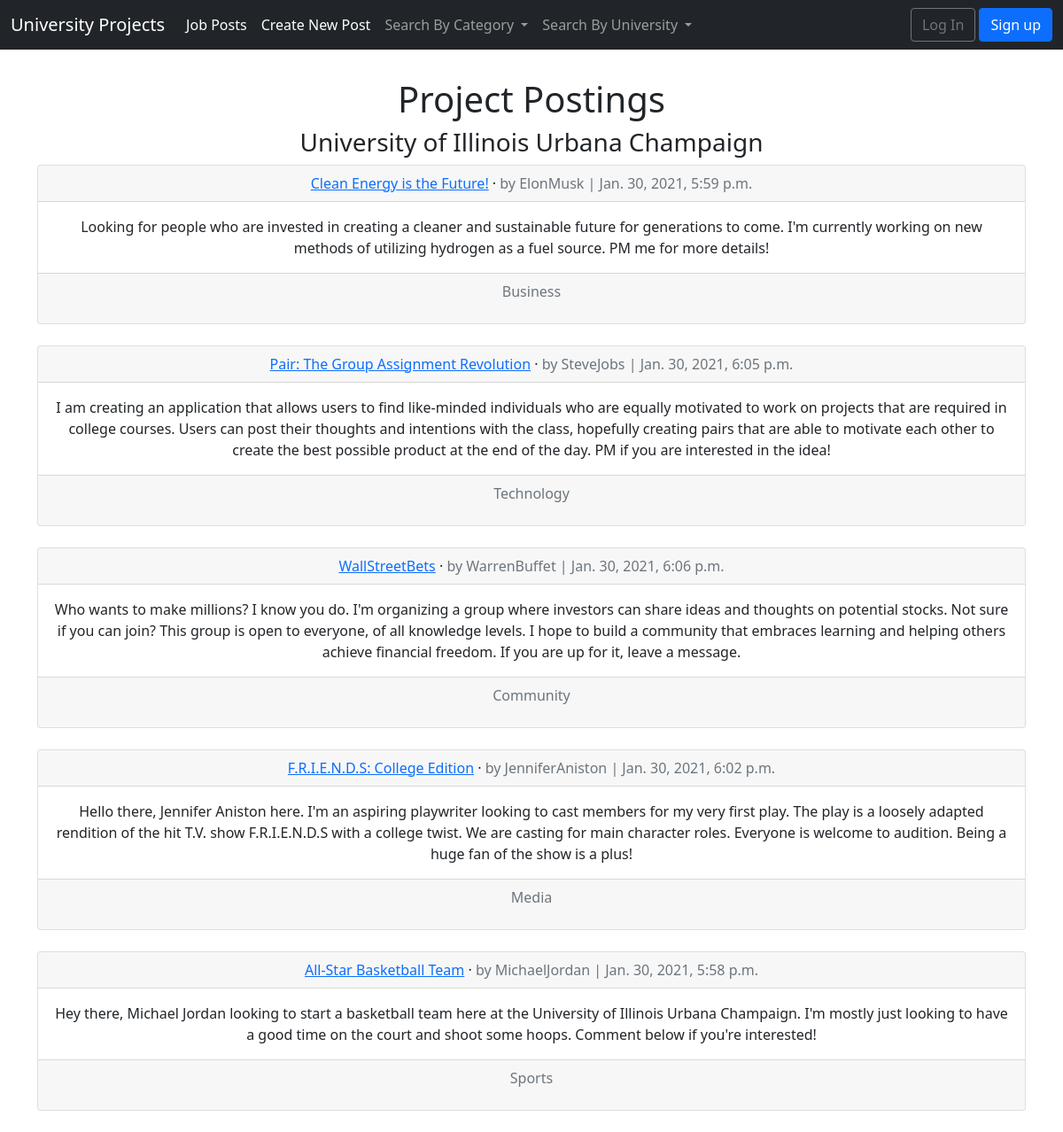
Screenshot of /posts/school/University of Illinois Urbana Champaign/ with the database file from the repository.
### posts/models.py (models this page shows, shortened)
class Post(models.Model):
    title = models.CharField(max_length = 255)
    body = models.TextField()
    date = models.DateTimeField(auto_now_add = True)
    category = models.CharField(max_length = 255)
    author = models.ForeignKey(
        get_user_model(),
        on_delete = models.CASCADE
    )

### users/models.py (models this page shows)
class CustomUser(AbstractUser):
    school = models.CharField(max_length = 255)
    YEARS = []
    for i in range(-10,10,1):
        YEARS.append((2020-i,2020-i))
    enrollment_year = models.PositiveSmallIntegerField(
        choices = YEARS,
        default = 2020
    )
    graduation_year = models.PositiveSmallIntegerField(
        choices = YEARS,
        default = 2020
    )
    YEAR_IN_SCHOOL_CHOICES = [
        ('--SELECT--','--SELECT--'),
        ('FR', 'Freshman'),
        ('SO', 'Sophomore'),
        ('JR', 'Junior'),
        ('SR', 'Senior'),
        ('GR', 'Graduate'),
    ]
    year_in_school = models.CharField(
        max_length=255,
        choices=YEAR_IN_SCHOOL_CHOICES,
        default='',
    )

### posts/views.py (the view)
# urls.py: path('school/<str:school>/', views.SchoolListView, name = 'school_list')
def SchoolListView(request, school):
    school_posts = Post.objects.filter(author__school = school)
    return render(
        request,
        'school_list.html',
        {'school':school, 'school_posts':school_posts}
    )

### posts/custom_context_processor.py (called while the page is built)
def category_renderer(request):
    return {
        'categories': Category.objects.all()
    }

### posts/models.py (called while the page is built)
    def __str__(self):
        return self.name

### users/custom_context_processor.py (called while the page is built)
def school_renderer(request):
    return {
        'schools': School.objects.all()
    }

### users/models.py (called while the page is built)
    def __str__(self):
        return self.name

### templates/school_list.html (shortened to what this page needs)
{% extends 'base.html' %}
{% block content %}
  <h1>Project Postings</h1>
  <h3>{{school}}</h3>
  {% for post in school_posts %}
    <div class="card">
      <div class="card-header">
        <span class="font-weight-bold"><a href="{% url 'post_detail' post.pk %}">{{post.title}}</a></span> &middot;
        <span class="text-muted">by {{ post.author }} | {{ post.date }}</span>
      </div>
      <div class="card-body">
        {{ post.body }}
      </div>
      {% if post.author.pk == request.user.pk %}
        <div class="card-footer text-muted">
          <div class="d-flex justify-content-between">
            <p>{{post.category}}</p>
            <p><a href="{% url 'post_edit' post.pk %}">Edit</a> | <a href="{% url 'post_delete' post.pk %}">Delete</a></p>
          </div>
        </div>
      {% else %}
      <div class="card-footer text-muted">
        <div>
          <p>{{post.category}}</p>
        </div>
      </div>
      {% endif %}
    </div>
    <br />
  {% endfor %}
{% endblock content %}

### rows the page displays
Post: title "Clean Energy is the Future!", author "ElonMusk", date "Jan. 30, 2021, 5:59 p.m.", body "Looking for people who are invested in creating a cleaner and sustainable future for generations to come. I'm currently working on new methods of utilizing hydrogen as a fuel source. PM me for more details!", category "Business"
Post: title "Pair: The Group Assignment Revolution", author "SteveJobs", date "Jan. 30, 2021, 6:05 p.m.", body "I am creating an application that allows users to find like-minded individuals who are equally motivated to work on projects that are required in college courses. Users can post their thoughts and intentions with the class, hopefully creating pairs that are able to motivate each other to create the best possible product at the end of the day. PM if you are interested in the idea!", category "Technology"
Post: title "WallStreetBets", author "WarrenBuffet", date "Jan. 30, 2021, 6:06 p.m.", body "Who wants to make millions? I know you do. I'm organizing a group where investors can share ideas and thoughts on potential stocks. Not sure if you can join? This group is open to everyone, of all knowledge levels. I hope to build a community that embraces learning and helping others achieve financial freedom. If you are up for it, leave a message.", category "Community"
Post: title "F.R.I.E.N.D.S: College Edition", author "JenniferAniston", date "Jan. 30, 2021, 6:02 p.m.", body "Hello there, Jennifer Aniston here. I'm an aspiring playwriter looking to cast members for my very first play. The play is a loosely adapted rendition of the hit T.V. show F.R.I.E.N.D.S with a college twist. We are casting for main character roles. Everyone is welcome to audition. Being a huge fan of the show is a plus!", category "Media"
Post: title "All-Star Basketball Team", author "MichaelJordan", date "Jan. 30, 2021, 5:58 p.m.", body "Hey there, Michael Jordan looking to start a basketball team here at the University of Illinois Urbana Champaign. I'm mostly just looking to have a good time on the court and shoot some hoops. Comment below if you're interested!", category "Sports"

### other values shown
{{ school }} "University of Illinois Urbana Champaign"
